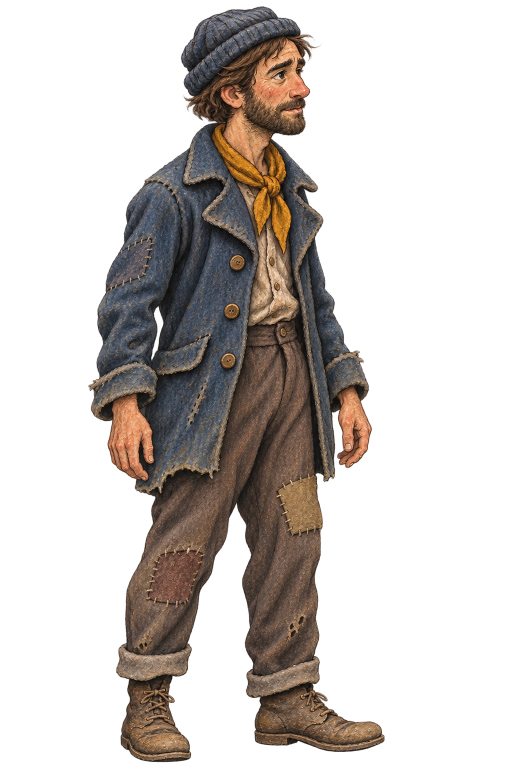
#> input picture adventure/dist/assets/sailor.png, 1024 x 1536 px (shown at 1/2 size)
$ python -i build_web.py   (imports and definitions only)
#> lines starting #> are read from the running program, lines starting #| are printed output that depends on the picture
#!/usr/bin/env python3
"""Build a smaller static web edition from the same game and original paintings."""
import argparse
import hashlib
import json
import re
import concurrent.futures
import shutil
import tempfile
from pathlib import Path

from PIL import Image, ImageChops, ImageStat
from verify_web import FILM_AUDIO_PACK

SOURCE = Path(__file__).resolve().parents[1] / 'dist'
PASSTHROUGH_TYPES = {'.webp', '.wav', '.mp3', '.woff2', '.txt', '.mp4', '.webm', '.vtt'}
RUNTIME_TYPES = PASSTHROUGH_TYPES | {'.js', '.html', '.css', '.png'}


def flatten(image):
    background = Image.new('RGBA', image.size, (215, 201, 174, 255))
    return Image.alpha_composite(background, image.convert('RGBA')).convert('RGB')


def encode(png, output):
#> called with png = '../dist/assets/sailor.png', output = 'out.png'
    with Image.open(png) as original:
#> original is the input picture: PIL image 1024x1536 RGBA; mean R, G, B, A 50.7, 41.5, 35.6, 82
        rgba = original.convert('RGBA')
    # Retain the painted colour and exact transparency under every crop and pose.
    for options in [{'quality': 94}, {'quality': 97}, {'lossless': True}]:
        rgba.save(output, 'WEBP', method=5, exact=True, alpha_quality=100, **options)
        with Image.open(output) as delivered:
            raster = delivered.convert('RGBA')
        if raster.size != rgba.size or raster.getchannel('A').tobytes() != rgba.getchannel('A').tobytes():
            raise ValueError(f'Altered image geometry or alpha in {png.name}')
        delta = ImageChops.difference(flatten(rgba), flatten(raster))
#> in flatten, `background = Image.new('RGBA', image.size, (215, 201, 174, 255))`:
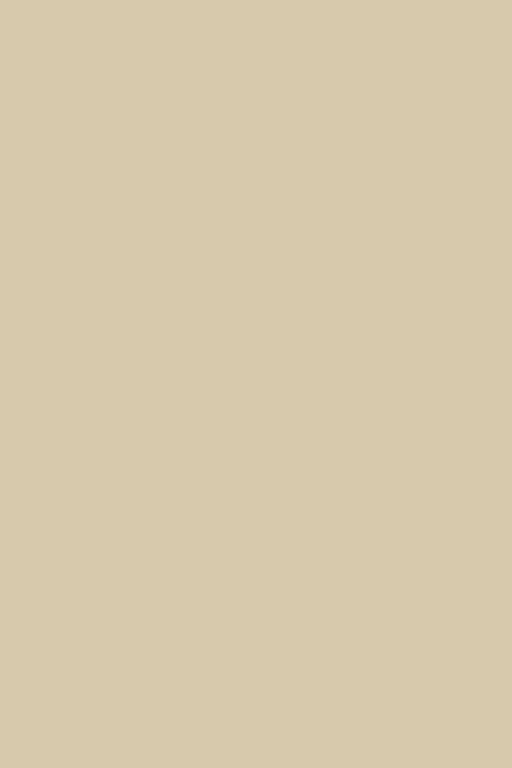
#> background: PIL image 1024x1536 RGBA (shown at 1/2 size); mean R, G, B, A 215, 201, 174, 255
#> in flatten, `return Image.alpha_composite(background, image.convert('RGBA')).conver..`:
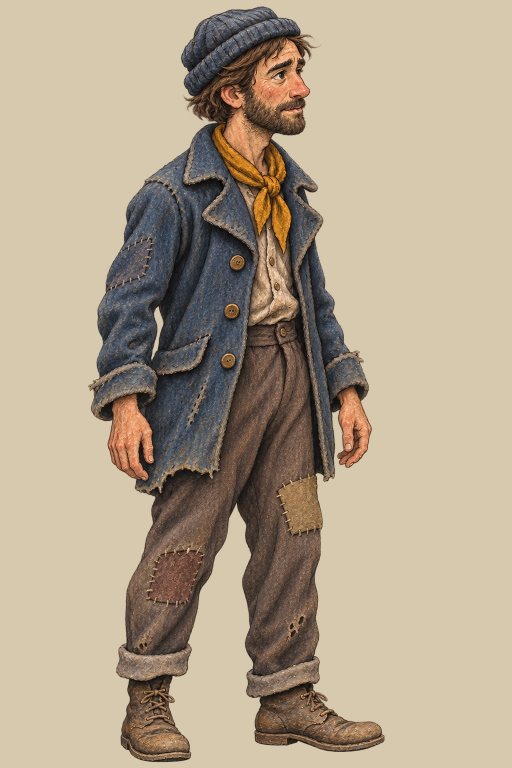
#> returned value: PIL image 1024x1536 RGB (shown at 1/2 size); mean R, G, B 177.4, 162.4, 140.7
        if max(ImageStat.Stat(delta).rms) <= 3.5:
            return
    raise ValueError(f'Unacceptable colour difference in {png.name}')


# [148 lines left out: functions is_runtime_file, encode_runtime, write_edition, retain_open_editions, build, not called in this run]


# [6 lines not run here, left out]

>>> result = encode('../dist/assets/sailor.png', 'out.png')
